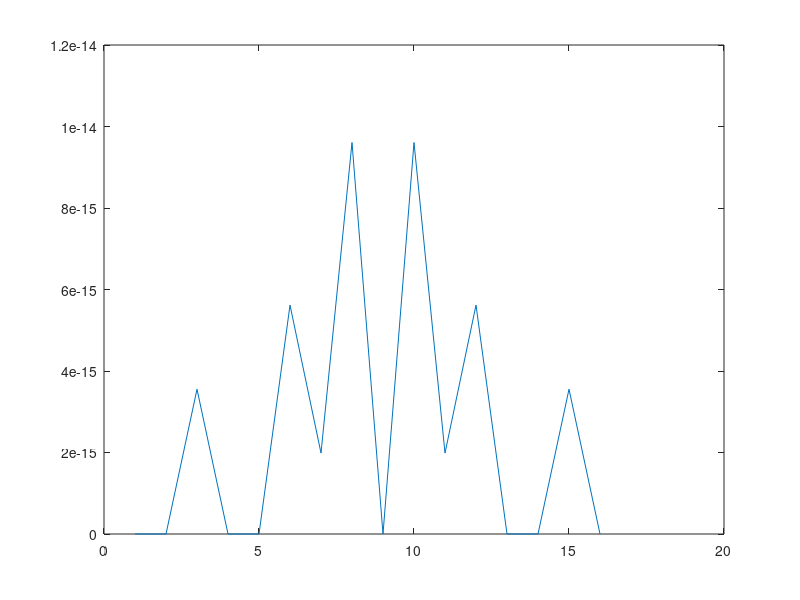
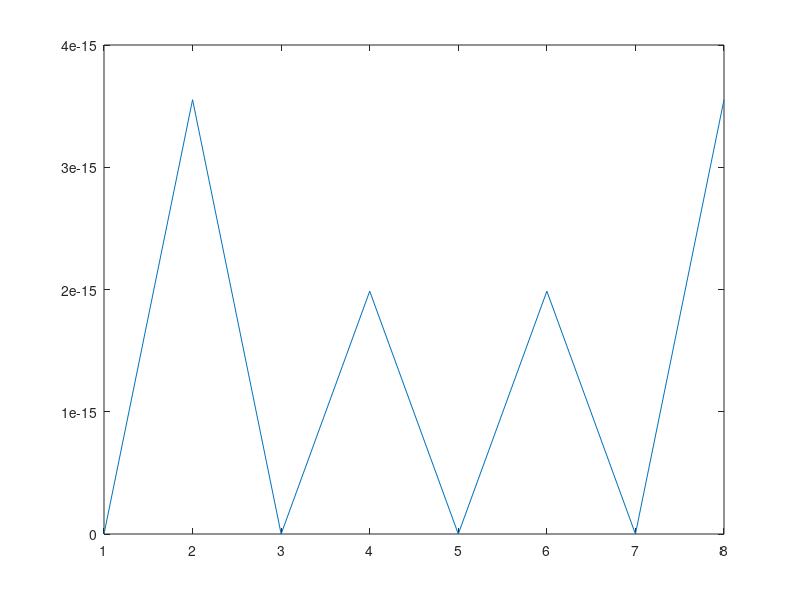
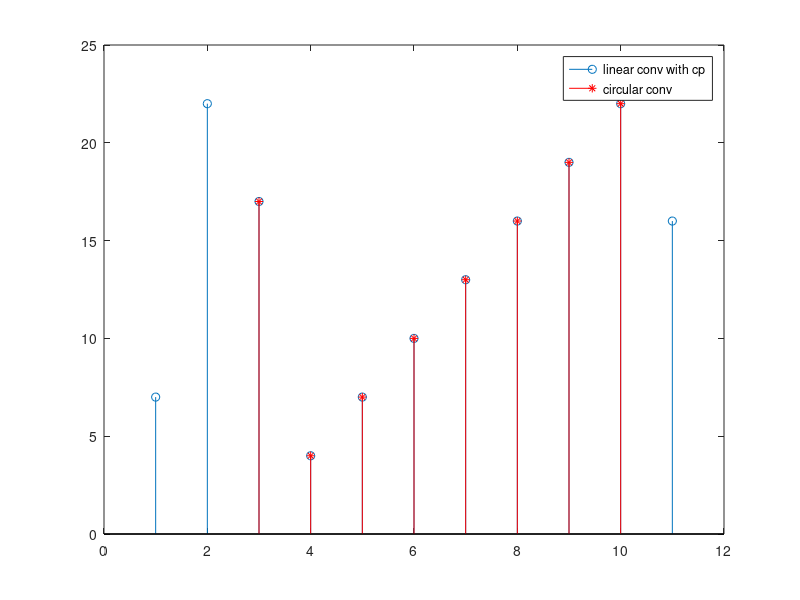

Write MATLAB code to recreate these figures, in order.
clear all;
close all;
clc;

x = 1:8;
h = [1,2];

% linear convolution
y_l = conv(x,h);
% check the frequency domain
X16 = fft(x,16);
H16 = fft(h,16);
Y16 = fft(y_l,16);
E16 = Y16-X16.*H16;

figure(1);
plot(abs(E16));

% circular convolution
y_c = cconv(x,h,8);
X8 = fft(x,8);
H8 = fft(h,8);
Y8 = fft(y_c,8);
E8 = Y8-X8.*H8;
figure(2);
plot(abs(E8));

% use linear convolution to calculate circular convolution
% CP is needed
x_cp = [x(7:8),x];
y_l_cp = conv(x_cp,h);
figure(3);
stem(y_l_cp);
hold on;
stem(3:10,y_c,'r*');
legend('linear conv with cp','circular conv');
